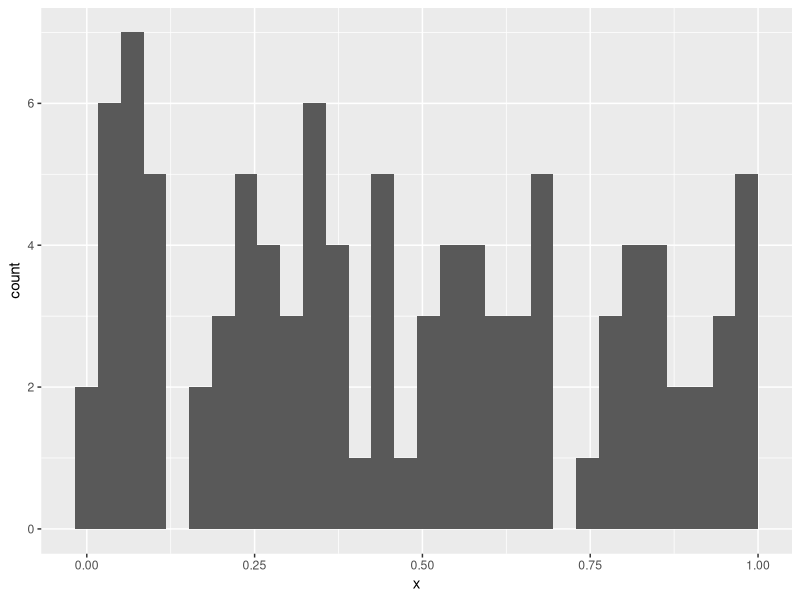

Source code (R):
## ---- chunk 1
#| label: setup
#| echo: false

library(tidyverse)
## ---- chunk 2
set.seed(32742)

b1 <- beaver1 %>%
  mutate(time = as.integer(time)) %>%
  select(-activ) %>%
  slice(1:10)

air_temps <- tibble(
  day = 346,
  time = as.integer(c(
    830,
    835,
    840,
    845,
    850,
    855,
    900,
    905,
    910,
    915,
    920,
    930,
    935,
    940,
    945,
    950,
    955,
    1000,
    1005,
    1010,
    1015,
    1020,
    1025
  )),
  air_temp = runif(length(time), 9, 10)
)
## ---- chunk 3
#| echo: true

print(b1)
## ---- chunk 4
#| echo: true

print(air_temps, n = 23)
## ---- chunk 5
#| echo: true
#| message: true

left_join(b1, air_temps)
## ---- chunk 6
#| echo: true
#| message: true

full_join(b1, air_temps)
## ---- chunk 7
#| echo: true
#| message: true

left_join(b1, air_temps, by = join_by(time))
## ---- chunk 8
IDs <- structure(
  list(
    Sample = c(
      "10339243_20240604_dbea51c1-46d7-41f7-9cc9-bb3eabc41326",
      "10351235_20240620_b6571277-2cdf-4bba-8c66-63e79b4c56df",
      "10353170_20240607_78232c77-f77f-42ba-86a1-898485970ebb",
      "10353307_20240612_97094286-e01d-4291-8624-d9eb5a5ae0ce",
      "10353940_20240613_a2471b7a-07b5-4e44-8e30-20485101147b",
      "10361965_20240605_f33a532f-0286-478d-ad9d-3c8b2a88c1f1",
      "10370824_20240613_99dda9ae-d870-4029-956d-8f71d7c2dfc3",
      "10371188_20240522_d0c56972-4354-4cd2-b55f-ec58ec2e6597",
      "10371698_20240610_eecbdc43-bf70-4f81-857f-ef85207fde43",
      "10378521_20240725_09331911-0694-46f9-94fc-e650e075f415",
      "10379207_20240314_a20a47a7-7605-4726-a34d-06292597b94a",
      "10379323_20240610_44fb64da-896e-4027-8041-90e901e98577",
      "10384854_20240619_1cc47e47-5cbc-478e-ab53-1073c10ae392",
      "10385289_20240619_09e7b6f5-19d2-487e-9d49-bfa2d9cb3d54",
      "10386633_20240722_1bc766ab-bd55-49cd-8597-7c59a741fdf0",
      "10397351_20240606_28793edf-d507-407e-ba38-0b81d204f4d3",
      "10403455_20240619_f65a4b72-3542-4c00-b058-a4d411d20b50",
      "10404017_20240612_ba30b6d9-ea83-4ff9-88fd-819a8456c6c3",
      "10405726_20240626_eb28d39c-633e-430a-bf13-8b5df2164ca3",
      "10408995_20240702_9be496f0-b677-4e08-b6a2-57fca34a16e9"
    )
  ),
  row.names = c(NA, -20L),
  class = c("tbl_df", "tbl", "data.frame")
)
## ---- chunk 9
#| echo: true

IDs
## ---- chunk 10
#| echo: true

IDs |>
  separate(Sample, into = c("Sample", "Date", "Random_String"), sep = "_")
## ---- chunk 11
#| echo: true

IDs |>
  separate(Sample, into = c("ID", "Date", "Random_String"), sep = "_") |>
  mutate(Date = ymd(Date))
## ---- chunk 12
#| echo: true

IDs |>
  mutate(
    ID = str_sub(Sample, start = 1, end = 8),
    Date = str_sub(Sample, start = 10, end = 17)
  )
## ---- chunk 13
ids <- paste0("Sample", rep(1:10, each = 10), "-", 1:10)
## ---- chunk 14
#| echo: true

ids
## ---- chunk 15
#| echo: true

4 == 1:10 # Vector of T/F

(x <- 20:30)
(y <- c(21, 25))

which(x %in% y) # Returns indices
which(y %in% x)

1 %in% 1:10 # T/F

"F" %in% (c("F", "f")) # T/F

"F" %in% (c("M", "m")) # T/F
## ---- chunk 16
#| echo: true

x <- runif(100)

ggplot(tibble(x), aes(x)) + geom_histogram()
